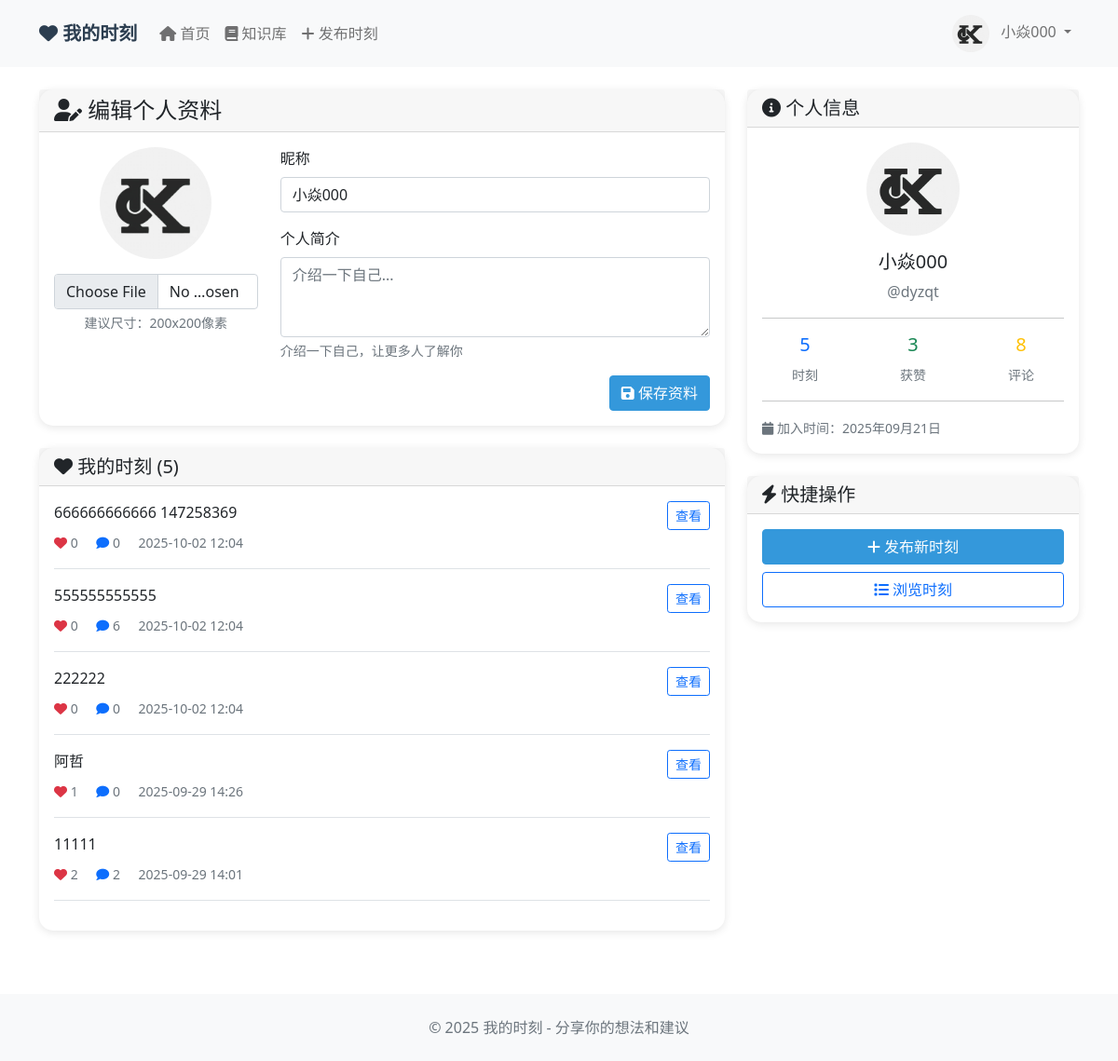
The app's page /moments/profile/ (signed in), older data.
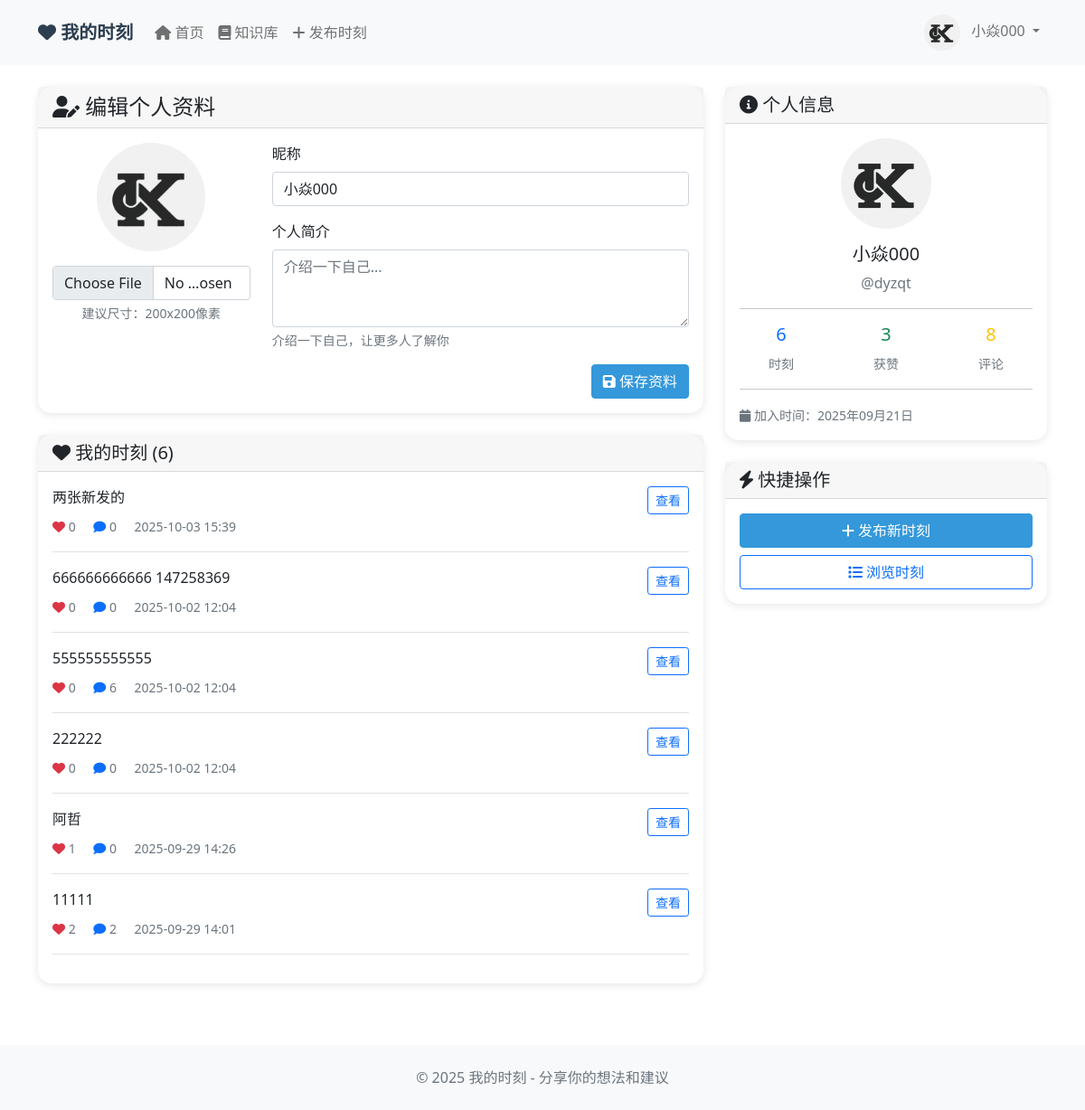
The same page, newer data.
### moments/models.py (models this page shows, shortened)
class Moment(models.Model):
    author = models.ForeignKey(User, on_delete=models.CASCADE, related_name='moments', verbose_name='作者')
    content = models.TextField(max_length=1000, verbose_name='内容')
    created_at = models.DateTimeField(auto_now_add=True, verbose_name='创建时间')
    updated_at = models.DateTimeField(auto_now=True, verbose_name='更新时间')
    likes_count = models.PositiveIntegerField(default=0, verbose_name='点赞数')
    comments_count = models.PositiveIntegerField(default=0, verbose_name='评论数')
    is_public = models.BooleanField(default=True, verbose_name='是否公开')
    views = models.PositiveIntegerField(default=0)

### moments/views.py (the view)
# urls.py: path('profile/', views.profile_view, name='profile'),
@login_required
def profile_view(request):
    profile = request.user.profile
    user_moments = Moment.objects.filter(author=request.user).order_by('-created_at')
    total_likes = user_moments.aggregate(total_likes=Sum('likes_count'))['total_likes'] or 0
    total_comments = MomentComment.objects.filter(moment__author=request.user).count()
    if request.method == 'POST':
        form = UserProfileForm(request.POST, request.FILES, instance=profile)
        if form.is_valid():
            form.save()
            return redirect('moments:profile')
    else:
        form = UserProfileForm(instance=profile)
    context = {
        'profile': profile,
        'form': form,
        'user_moments': user_moments,
        'total_likes': total_likes,
        'total_comments': total_comments,
    }
    return render(request, 'moments/profile.html', context)

### moments/forms.py
class UserProfileForm(forms.ModelForm):
    nickname = forms.CharField(
        max_length=50,
        widget=forms.TextInput(attrs={
            'class': 'form-control',
            'placeholder': '请输入昵称'
        }),
        label='昵称'
    )
    bio = forms.CharField(
        max_length=500,
        required=False,
        widget=forms.Textarea(attrs={
            'class': 'form-control',
            'rows': 3,
            'placeholder': '介绍一下自己...'
        }),
        label='个人简介'
    )
    avatar = forms.ImageField(
        required=False,
        widget=forms.FileInput(attrs={
            'class': 'form-control',
            'accept': 'image/*'
        }),
        label='头像'
    )
    class Meta:
        model = UserProfile
        fields = ['nickname', 'bio', 'avatar']

### moments/templates/moments/profile.html (shortened to what the changed rows need)
{% extends 'moments/base.html' %}
{% block content %}
<div class="row">
    <div class="col-lg-8">
        <div class="card moment-card mt-4">
            <div class="card-header">
                <h5 class="mb-0"><i class="fas fa-heart"></i> 我的时刻 ({{ user_moments.count }})</h5>
            </div>
            <div class="card-body">
                {% for moment in user_moments %}
                <div class="border-bottom pb-3 mb-3">
                    <div class="d-flex justify-content-between align-items-start">
                        <div class="flex-grow-1">
                            <p class="mb-2">{{ moment.content|truncatewords:20 }}</p>
                            <small class="text-muted">
                                <i class="fas fa-heart text-danger"></i> {{ moment.likes_count }}
                                <i class="fas fa-comment text-primary ms-3"></i> {{ moment.comments_count }}
                                <span class="ms-3">{{ moment.created_at|date:"Y-m-d H:i" }}</span>
                            </small>
                        </div>
                        <a href="{% url 'moments:moment_detail' moment.id %}" class="btn btn-outline-primary btn-sm">
                            查看
                        </a>
                    </div>
                </div>
                {% endfor %}
            </div>
        </div>
    </div>
    <div class="col-lg-4">
        <div class="card moment-card">
            <div class="card-body">
                <div class="row text-center">
                    <div class="col-4">
                        <h5 class="text-primary">{{ user_moments.count }}</h5>
                        <small class="text-muted">时刻</small>
                    </div>
                </div>
            </div>
        </div>
    </div>
</div>
{% endblock %}

Row changes from the older to the newer data that the page shows:
added Moment: content "两张新发的", likes_count "0", comments_count "0", created_at "2025-10-03 15:39"
Text that changed along with them:
{{ user_moments.count }}: "5" → "6"
